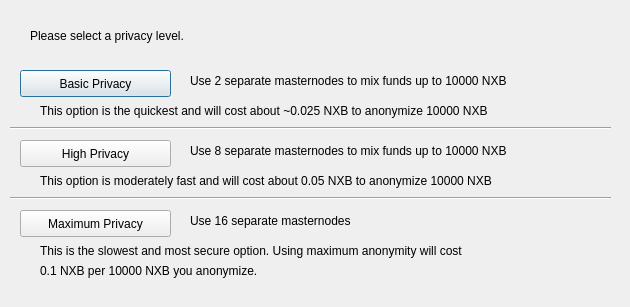
<?xml version="1.0" encoding="UTF-8"?>
<ui version="4.0">
 <class>ObfuscationConfig</class>
 <widget class="QDialog" name="ObfuscationConfig">
  <property name="geometry">
   <rect>
    <x>0</x>
    <y>0</y>
    <width>630</width>
    <height>307</height>
   </rect>
  </property>
  <property name="windowTitle">
   <string>Configure Obfuscation</string>
  </property>
  <widget class="QPushButton" name="buttonBasic">
   <property name="geometry">
    <rect>
     <x>20</x>
     <y>70</y>
     <width>151</width>
     <height>27</height>
    </rect>
   </property>
   <property name="text">
    <string>Basic Privacy</string>
   </property>
  </widget>
  <widget class="QPushButton" name="buttonHigh">
   <property name="geometry">
    <rect>
     <x>20</x>
     <y>140</y>
     <width>151</width>
     <height>27</height>
    </rect>
   </property>
   <property name="text">
    <string>High Privacy</string>
   </property>
  </widget>
  <widget class="QPushButton" name="buttonMax">
   <property name="geometry">
    <rect>
     <x>20</x>
     <y>210</y>
     <width>151</width>
     <height>27</height>
    </rect>
   </property>
   <property name="text">
    <string>Maximum Privacy</string>
   </property>
  </widget>
  <widget class="QLabel" name="label">
   <property name="geometry">
    <rect>
     <x>30</x>
     <y>20</y>
     <width>571</width>
     <height>31</height>
    </rect>
   </property>
   <property name="text">
    <string>Please select a privacy level.</string>
   </property>
  </widget>
  <widget class="QLabel" name="label_2">
   <property name="geometry">
    <rect>
     <x>190</x>
     <y>70</y>
     <width>421</width>
     <height>21</height>
    </rect>
   </property>
   <property name="text">
    <string>Use 2 separate masternodes to mix funds up to 10000 NXB</string>
   </property>
  </widget>
  <widget class="QLabel" name="label_3">
   <property name="geometry">
    <rect>
     <x>190</x>
     <y>140</y>
     <width>411</width>
     <height>21</height>
    </rect>
   </property>
   <property name="text">
    <string>Use 8 separate masternodes to mix funds up to 10000 NXB</string>
   </property>
  </widget>
  <widget class="QLabel" name="label_4">
   <property name="geometry">
    <rect>
     <x>190</x>
     <y>210</y>
     <width>421</width>
     <height>21</height>
    </rect>
   </property>
   <property name="text">
    <string>Use 16 separate masternodes</string>
   </property>
  </widget>
  <widget class="QLabel" name="label_6">
   <property name="geometry">
    <rect>
     <x>40</x>
     <y>100</y>
     <width>561</width>
     <height>21</height>
    </rect>
   </property>
   <property name="text">
    <string>This option is the quickest and will cost about ~0.025 NXB to anonymize 10000 NXB</string>
   </property>
  </widget>
  <widget class="QLabel" name="label_7">
   <property name="geometry">
    <rect>
     <x>40</x>
     <y>170</y>
     <width>561</width>
     <height>21</height>
    </rect>
   </property>
   <property name="text">
    <string>This option is moderately fast and will cost about 0.05 NXB to anonymize 10000 NXB</string>
   </property>
  </widget>
  <widget class="QLabel" name="label_8">
   <property name="geometry">
    <rect>
     <x>40</x>
     <y>240</y>
     <width>561</width>
     <height>21</height>
    </rect>
   </property>
   <property name="text">
    <string>This is the slowest and most secure option. Using maximum anonymity will cost</string>
   </property>
  </widget>
  <widget class="QLabel" name="label_9">
   <property name="geometry">
    <rect>
     <x>40</x>
     <y>260</y>
     <width>561</width>
     <height>21</height>
    </rect>
   </property>
   <property name="text">
    <string>0.1 NXB per 10000 NXB you anonymize.</string>
   </property>
  </widget>
  <widget class="Line" name="line">
   <property name="geometry">
    <rect>
     <x>10</x>
     <y>120</y>
     <width>601</width>
     <height>16</height>
    </rect>
   </property>
   <property name="orientation">
    <enum>Qt::Horizontal</enum>
   </property>
  </widget>
  <widget class="Line" name="line_2">
   <property name="geometry">
    <rect>
     <x>10</x>
     <y>190</y>
     <width>601</width>
     <height>16</height>
    </rect>
   </property>
   <property name="orientation">
    <enum>Qt::Horizontal</enum>
   </property>
  </widget>
 </widget>
 <resources/>
 <connections/>
</ui>
